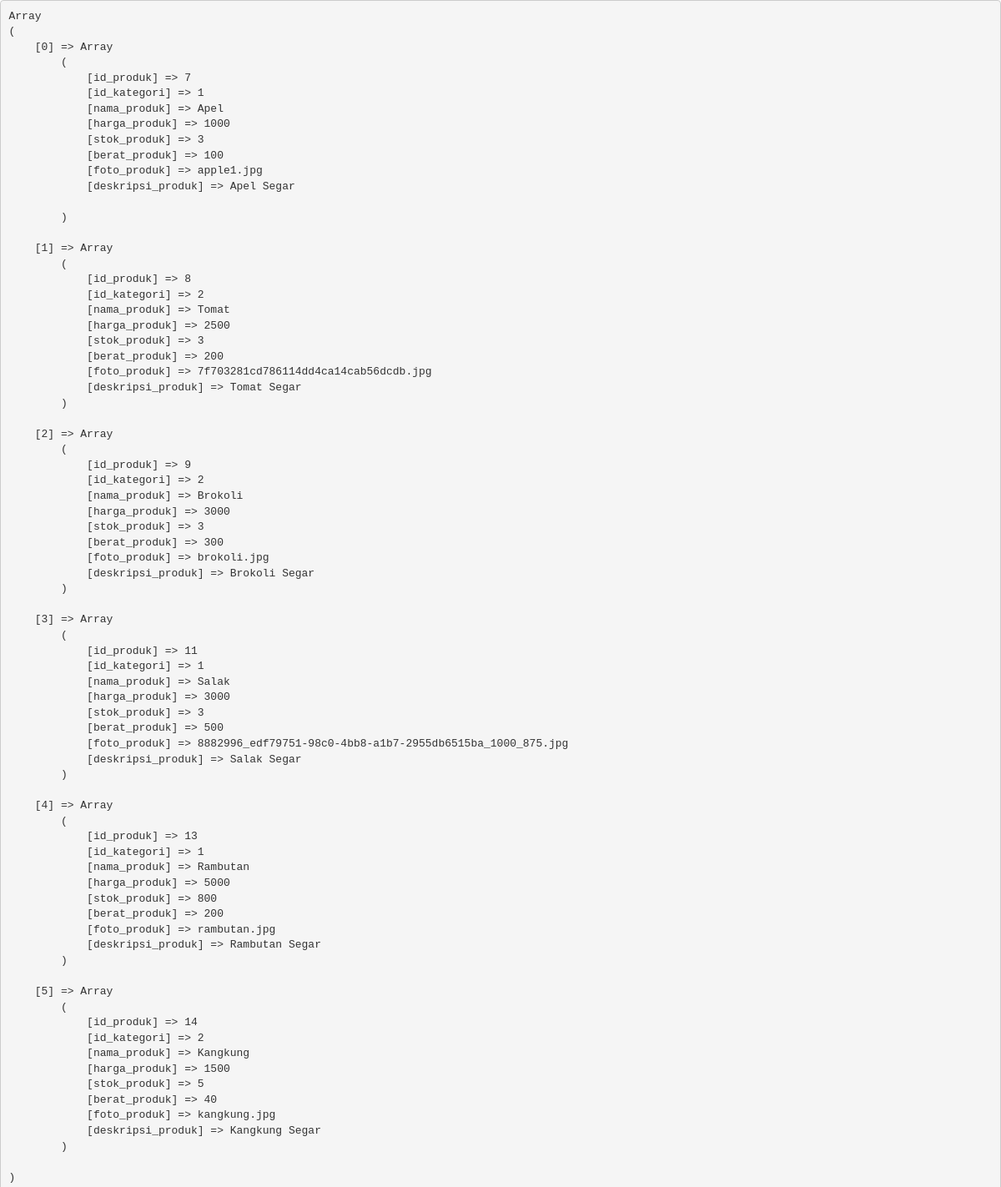
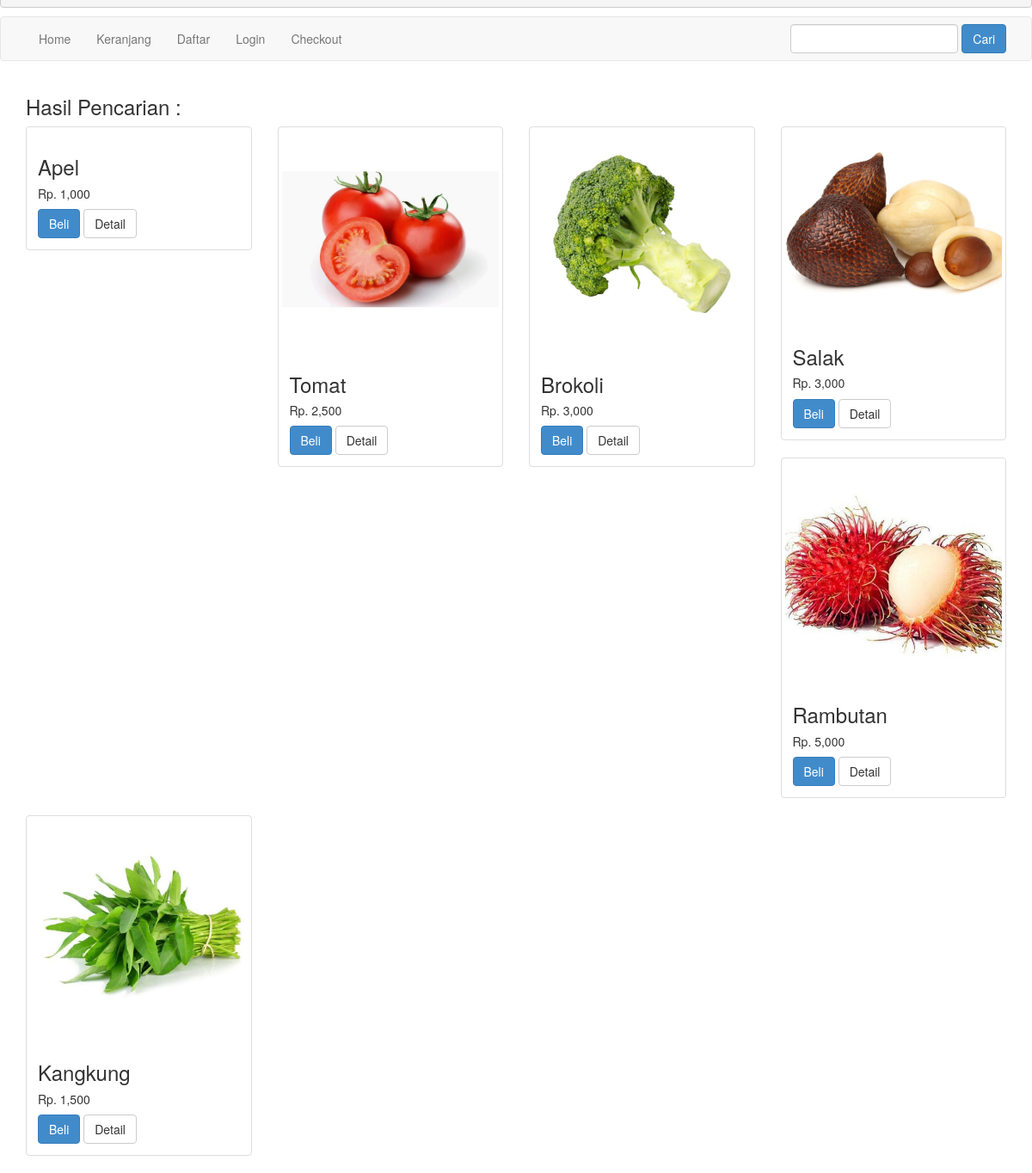
The page /pencarian.php on the database its author committed (2 pictures, top to bottom).
### tables this page shows
CREATE TABLE `produk` (
  `id_produk` int(11) NOT NULL,
  `id_kategori` int(5) NOT NULL,
  `nama_produk` varchar(100) NOT NULL,
  `harga_produk` int(11) NOT NULL,
  `stok_produk` int(11) NOT NULL,
  `berat_produk` int(11) NOT NULL,
  `foto_produk` varchar(100) NOT NULL,
  `deskripsi_produk` text NOT NULL
);

### pencarian.php (the view, shortened to what this page needs)
<?php include 'koneksi.php';?>
<?php
$keyword = $_GET["keyword"];
$semuadata=array();
$query = $koneksi->query("SELECT * FROM produk WHERE nama_produk LIKE '%$keyword%'
OR deskripsi_produk LIKE '%$keyword%'");
while($data = $query->fetch_assoc())
{
    $semuadata[]=$data;
}
echo "<pre>";
print_r($semuadata);
echo "</pre>";
?>
<!DOCTYPE html>
<html>
<head>
	<link rel="stylesheet" type="text/css" href="admin/assets/css/bootstrap.css">
</head>
<body>
<?php include 'menu.php'; ?>
    <div class="container">
        <h3>Hasil Pencarian : <?php echo $keyword ?></h3>
        <div class="row">
            <?php foreach ($semuadata as $key =>$value): ?>
            <div class="col-md-3">
                <div class="thumbnail">
                    <img src="foto_produk/<?php echo $value["foto_produk"] ?>" alt="" class="img-responsive">
                    <div class="caption">
                        <h3><?php echo $value["nama_produk"] ?></h3>
                        <h5>Rp. <?php echo number_format($value['harga_produk']) ?></h5>
                        <a href="beli.php?id=<?php echo $value["id_produk"]; ?>" class="btn btn-primary">Beli</a>
                        <a href="detail.php?id=<?php echo $value["id_produk"]; ?>" class="btn btn-default">Detail</a>
                    </div>
                </div>
            </div>
            <?php endforeach ?>
        </div>
    </div>
</body>
</html>

### rows shown on the page
produk: nama_produk "Apel", harga_produk "1,000"
produk: foto_produk (picture), nama_produk "Tomat", harga_produk "2,500"
produk: foto_produk (picture), nama_produk "Brokoli", harga_produk "3,000"
produk: foto_produk (picture), nama_produk "Salak", harga_produk "3,000"
produk: foto_produk (picture), nama_produk "Rambutan", harga_produk "5,000"
produk: foto_produk (picture), nama_produk "Kangkung", harga_produk "1,500"
